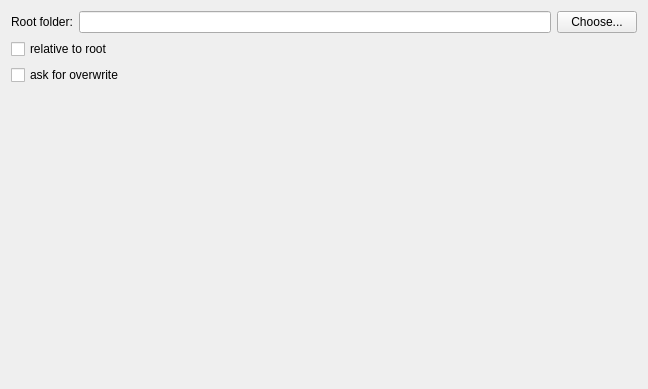
<?xml version="1.0" encoding="UTF-8"?>
<ui version="4.0">
 <class>FileSystemStorageHelper</class>
 <widget class="QWidget" name="FileSystemStorageHelper">
  <property name="geometry">
   <rect>
    <x>0</x>
    <y>0</y>
    <width>648</width>
    <height>389</height>
   </rect>
  </property>
  <property name="windowTitle">
   <string>Form</string>
  </property>
  <layout class="QGridLayout" name="gridLayout">
   <item row="0" column="0">
    <layout class="QHBoxLayout" name="horizontalLayout_2">
     <item>
      <widget class="QLabel" name="label_2">
       <property name="text">
        <string>Root folder:</string>
       </property>
      </widget>
     </item>
     <item>
      <widget class="QLineEdit" name="objectsRoot">
       <property name="sizePolicy">
        <sizepolicy hsizetype="MinimumExpanding" vsizetype="Fixed">
         <horstretch>0</horstretch>
         <verstretch>0</verstretch>
        </sizepolicy>
       </property>
      </widget>
     </item>
     <item>
      <widget class="QPushButton" name="bChooseObjectsRoot">
       <property name="text">
        <string>Choose...</string>
       </property>
      </widget>
     </item>
    </layout>
   </item>
   <item row="1" column="0">
    <widget class="QCheckBox" name="cbRootRelative">
     <property name="text">
      <string>relative to root</string>
     </property>
    </widget>
   </item>
   <item row="2" column="0">
    <widget class="QCheckBox" name="askOverWrite">
     <property name="layoutDirection">
      <enum>Qt::LeftToRight</enum>
     </property>
     <property name="text">
      <string>ask for overwrite</string>
     </property>
    </widget>
   </item>
   <item row="3" column="0">
    <spacer name="verticalSpacer">
     <property name="orientation">
      <enum>Qt::Vertical</enum>
     </property>
     <property name="sizeHint" stdset="0">
      <size>
       <width>20</width>
       <height>235</height>
      </size>
     </property>
    </spacer>
   </item>
  </layout>
 </widget>
 <resources/>
 <connections/>
</ui>
